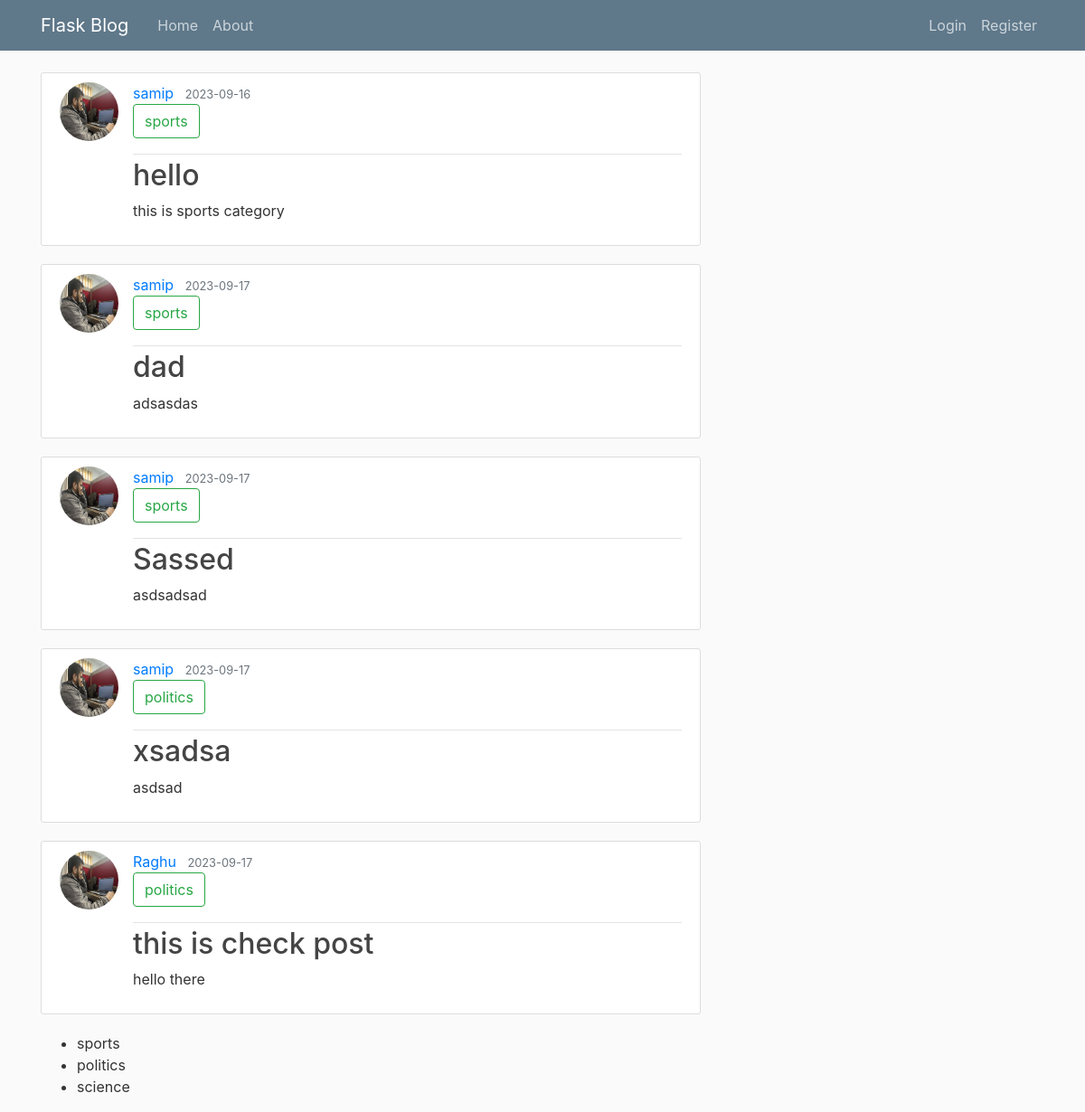
The page /home on the database its author committed.
### flaskblog/models.py (models this page shows, shortened)
class Post(db.Model):
    id = db.Column(db.Integer, primary_key=True)
    title = db.Column(db.String(100), nullable=False)
    date_posted = db.Column(db.DateTime, nullable=False,
                            default=datetime.utcnow)
    content = db.Column(db.Text, nullable=False)
    is_published = db.Column(db.Boolean, default=False)
    user_id = db.Column(db.Integer, db.ForeignKey('user.id'), nullable=False)
    category_id = db.Column(db.Integer, db.ForeignKey(
        'category.id'), nullable=False)
    category = db.relationship('Category',backref='post')
    user = db.relationship('User',backref='post')

class User(db.Model, UserMixin):
    id = db.Column(db.Integer, primary_key=True)
    username = db.Column(db.String(20), unique=True, nullable=False)
    email = db.Column(db.String(120), unique=True, nullable=False)
    image_file = db.Column(db.String(20), nullable=False,
                           default='default.jpg')
    password = db.Column(db.String(60), nullable=False)
    posts = db.relationship('Post', backref='author', lazy=True)
    is_admin = db.Column(db.Boolean, default=False)
    category_permission = db.relationship(
        'CategoryPermission', backref='user', lazy=True)

class Category(db.Model):
    id = db.Column(db.Integer, primary_key=True)
    name = db.Column(db.String(100), nullable=True, unique=True)
    posts = db.relationship('Post', backref='post', lazy=True)
    def __repr__(self):
        return self.name

### flaskblog/routes.py (the view)
@app.route("/")
@app.route("/home")
def home():
    posts = Post.query.filter_by(is_published=True)
    categories = Category.query.all()
    return render_template('home.html', posts=posts,categories=categories)

### flaskblog/templates/home.html
{% extends "layout.html" %}
{% block content %}
    {% for post in posts %}
        <article class="media content-section">
          <img class="rounded-circle article-img" src="{{ url_for('static', filename='profile_pics/' + post.author.image_file) }}">
          <div class="media-body">
            <div class="article-metadata">
              <a class="mr-2" href="#">{{ post.author.username }}</a>
              <small class="text-muted">{{ post.date_posted.strftime('%Y-%m-%d') }}</small>
              <p>
                <button class="btn btn-outline-success">{{post.category}}</button>
              </p>
            </div>
            <h2><a class="article-title" href="{{ url_for('post', post_id=post.id) }}">{{ post.title }}</a></h2>
            <p class="article-content">{{ post.content }}</p>
          </div>
        </article>
        {% endfor %}
        <ul>
          {%for category in categories%}
             <li>{{category.name}}</li>
          {%endfor%}
        </ul>
{% endblock content %}

### flaskblog/templates/layout.html (shortened to what this page needs)
<!DOCTYPE html>
<html>
<head>
    <link rel="stylesheet" href="https://maxcdn.bootstrapcdn.com/bootstrap/4.0.0/css/bootstrap.min.css">
    <link rel="stylesheet" type="text/css" href="{{ url_for('static', filename='main.css') }}">
</head>
<body>
    <header class="site-header">
      <nav class="navbar navbar-expand-md navbar-dark bg-steel fixed-top">
        <div class="container">
          <a class="navbar-brand mr-4" href="/">Flask Blog</a>
          <div class="collapse navbar-collapse" id="navbarToggle">
            <div class="navbar-nav mr-auto">
              <a class="nav-item nav-link" href="{{ url_for('home') }}">Home</a>
              <a class="nav-item nav-link" href="{{ url_for('about') }}">About</a>
            </div>
            <div class="navbar-nav">
              {% if current_user.is_authenticated %}
              <a class="nav-item nav-link" href="{{ url_for('new_post') }}">New Post</a>
                <a class="nav-item nav-link" href="{{ url_for('account') }}">Account</a>
                <a class="nav-item nav-link" href="{{ url_for('logout') }}">Logout</a>
                {% if current_user.is_admin== True %}
                <a class="nav-item nav-link" href="{{ url_for('table') }}">User List</a>
                <a class="nav-item nav-link" href="{{ url_for('creat_admin') }}">Creat Admin</a>
                <a class="nav-item nav-link" href="/admin"> Admin Pannel</a>
                {% endif %}
              {% else %}
                <a class="nav-item nav-link" href="{{ url_for('login') }}">Login</a>
                <a class="nav-item nav-link" href="{{ url_for('register') }}">Register</a>
              {% endif %}
            </div>
          </div>
        </div>
      </nav>
    </header>
    <main role="main" class="container">
      <div class="row">
        <div class="col-md-8">
          {% block content %}{% endblock %}
        </div>
        </div>
    </main>
</body>
</html>

### flaskblog/static/main.css (style rules this page uses)
body { background: #fafafa; color: #333333; margin-top: 5rem; }
h1, h2, h3, h4, h5, h6 { color: #444444; }
.bg-steel { background-color: #5f788a; }
.site-header .navbar-nav .nav-link { color: #cbd5db; }
.content-section { background: #ffffff; padding: 10px 20px; border: 1px solid #dddddd; border-radius: 3px; margin-bottom: 20px; }
.article-title { color: #444444; }
.article-content { white-space: pre-line; }
.article-img { height: 65px; width: 65px; margin-right: 16px; }
.article-metadata { padding-bottom: 1px; margin-bottom: 4px; border-bottom: 1px solid #e3e3e3 }

### rows shown on the page
Post: image_file (placeholder picture), author.username "samip", date_posted "2023-09-16", category "sports", title "hello", content "this is sports category"
Post: image_file (placeholder picture), author.username "samip", date_posted "2023-09-17", category "sports", title "dad", content "adsasdas"
Post: image_file (placeholder picture), author.username "samip", date_posted "2023-09-17", category "sports", title "Sassed", content "asdsadsad"
Post: image_file (placeholder picture), author.username "samip", date_posted "2023-09-17", category "politics", title "xsadsa", content "asdsad"
Post: image_file (placeholder picture), author.username "Raghu", date_posted "2023-09-17", category "politics", title "this is check post", content "hello there"
Category: name "sports"
Category: name "politics"
Category: name "science"
